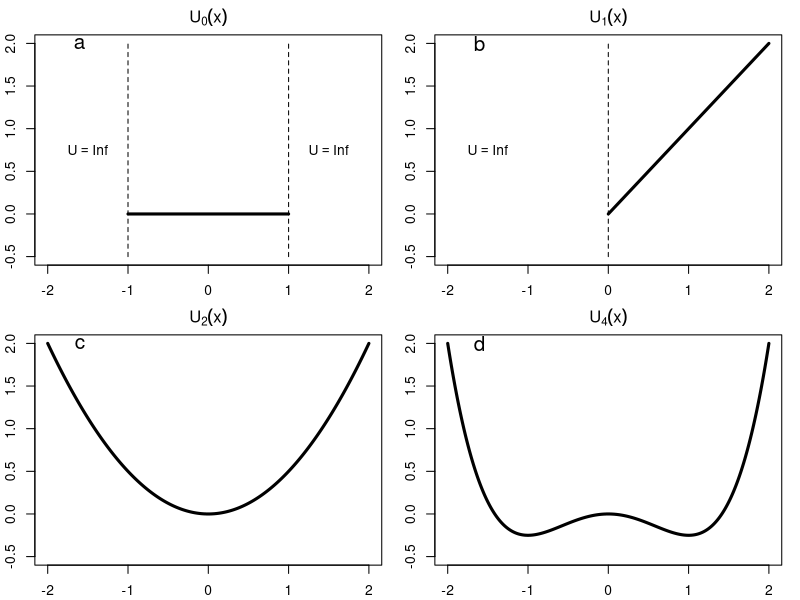
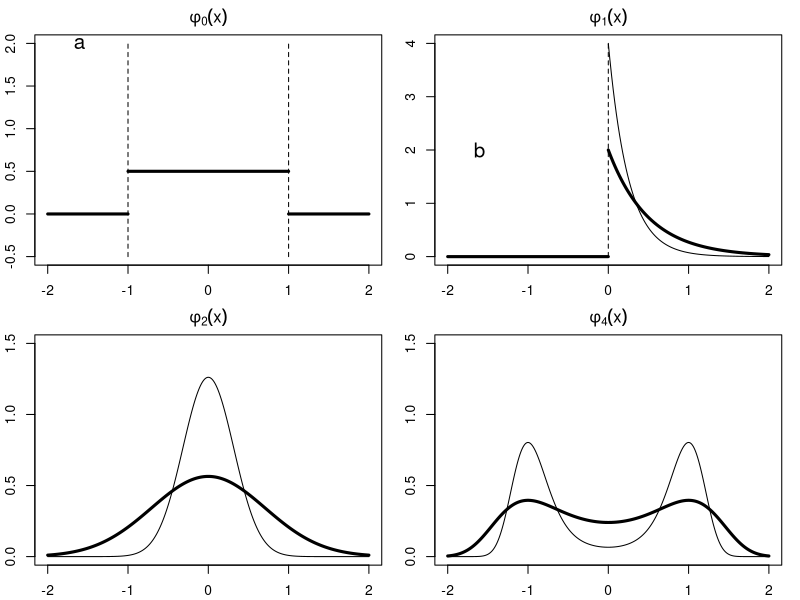

Write R code to recreate these figures, in order.
### Figure "potentials" for chapter "potential"

graphics.off()

par(mfrow=c(2,2),mar=0.5*c(4, 4, 4, 2) + 0.1)

dx = 0.01
xv <- seq(-2,2,dx)

xr <- range(xv)
ur <- c(-0.5,2)

# Constant potential
plot(xr,ur,type="n",xlab="x",ylab="U(x)",main=expression(U[0](x)))
lines(c(-1,1),c(0,0),lwd=3)
lines(c(-1,-1),ur,lty="dashed")
lines(c(1,1),ur,lty="dashed")
text(-1.5,mean(ur),expression(U==Inf))
text(+1.5,mean(ur),expression(U==Inf))

text(min(xr)+0.1*diff(xr),max(ur),"a",cex=1.5)


# Linear potential
plot(xr,ur,type="n",xlab="x",ylab="U(x)",main=expression(U[1](x)))
lines(c(0,max(xr)),c(0,max(xr)),lwd=3)
lines(c(0,0),ur,lty="dashed")

text(-1.5,mean(ur),expression(U==Inf))

text(min(xr)+0.1*diff(xr),max(ur),"b",cex=1.5)

## Quadratic potential
plot(xr,ur,type="n",xlab="x",ylab="U(x)",main=expression(U[2](x)))
lines(xv,0.5*xv^2,lwd=3)

text(min(xr)+0.1*diff(xr),max(ur),"c",cex=1.5)


# Double-well
plot(xr,ur,type="n",xlab="x",ylab="U(x)",main=expression(U[4](x)))
U4 <- 0.25*xv^4 - 0.5*xv^2
lines(xv,U4,lwd=3)

text(min(xr)+0.1*diff(xr),max(ur),"d",cex=1.5)

dev.copy2pdf(file="potentials.pdf")

X11()


### Figure for canonical distributions

par(mfrow=c(2,2),mar=0.5*c(4, 4, 4, 2) + 0.1)

xv <- seq(-2,2,0.01)

xr <- range(xv)
ur <- c(-0.5,2)

# Constant potential
plot(xr,ur,type="n",xlab="x",ylab=expression(phi(x)),main=expression(phi[0](x)))
lines(c(-1,1),0.5*c(1,1),lwd=3)
lines(c(min(xr),-1),0*c(1,1),lwd=3)
lines(c(max(xr),1),0*c(1,1),lwd=3)
lines(c(-1,-1),ur,lty="dashed")
lines(c(1,1),ur,lty="dashed")

text(min(xr)+0.1*diff(xr),max(ur),"a",cex=1.5)


# Linear potential
D1 <- 0.5
D2 <- 0.25
phir <- c(0,1/min(D1,D2))
plot(xr,phir,type="n",xlab="x",ylab=expression(phi[1](x)),main=expression(phi[1](x)))

xp <- seq(0,max(xr),length=101)
lines(c(min(xr),0),c(0,0),lwd=3)
lines(c(0,0),phir,lty="dashed")

lines(xp,1/D1*exp(-xp/D1),lwd=3)
lines(xp,1/D2*exp(-xp/D2),lwd=1)

text(min(xr)+0.1*diff(xr),max(ur),"b",cex=1.5)

## Quadratic potential

phir <- c(0,1.5)

D2 <- 0.1
plot(xr,phir,type="n",xlab="x",ylab=expression(phi(x)),main=expression(phi[2](x)))
lines(xv,dnorm(xv,mean=0,sd=sqrt(D1)),lwd=3)
lines(xv,dnorm(xv,mean=0,sd=sqrt(D2)),lwd=1)

text(min(xr)+0.1*diff(xr),max(ur),"c",cex=1.5)


# Double-well
plot(xr,phir,type="n",xlab="x",ylab=expression(phi[4](x)),main=expression(phi[4](x)))

phi41 <- exp(-U4/D1)
phi42 <- exp(-U4/D2)

Z41 <- sum(phi41)*dx
Z42 <- sum(phi42)*dx

lines(xv, phi41/Z41,lwd=3)
lines(xv, phi42/Z42,lwd=1)

text(min(xr)+0.1*diff(xr),max(ur),"d",cex=1.5)

dev.copy2pdf(file="canonical.pdf")
